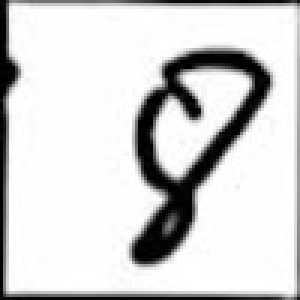
#> input picture tools/output/002f4c94-fc09-4f61-b642-b3d83840f974.jpg, 100 x 100 px (shown 3 times larger); its folder holds 4 pictures in this run
$ python Color_reversal.py
#> lines starting #> are read from the running program, lines starting #| are printed output that depends on the picture
'''
Author: wds-wsl_ubuntu22 wdsnpshy@163.com
Date: 2024-10-23 15:48:30
LastEditors: wds-wsl_ubuntu22 wdsnpshy@163.com
LastEditTime: 2024-10-23 15:53:25
FilePath: /Data_engineering/Split_digit/tools/Color_reversal.py
Description: 反转阈值和颜色，与minist数据集颜色一致
微信: 15310638214
邮箱：wdsnpshy@163.com
Copyright (c) 2024 by ${wds-wsl_ubuntu22}, All Rights Reserved.
'''
# 遍历文件夹下的图片，将图片颜色反转
import os
import cv2
import numpy as np
import tqdm

def color_reversal(input_dir, output_dir):
#> called with input_dir = 'output/', output_dir = 'output_reversal/'
    img_name = os.listdir(input_dir)
    total = len(img_name)
    print(f"共有{total}张图片需要处理")


    for img in tqdm.tqdm(img_name):
        img_path = os.path.join(input_dir, img)
        image = cv2.imread(img_path)
#> image is the input picture: shape (100, 100, 3); min 0, max 255, mean 211
        # 颜色反转
        image = 255 - image
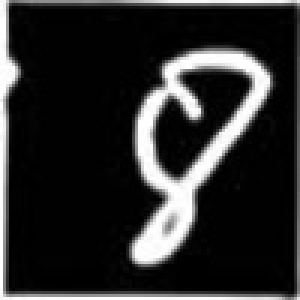
#> image: shape (100, 100, 3) (shown 3 times larger); min 0, max 255, mean 44
        # 保存图片
        cv2.imwrite(os.path.join(output_dir, img), image)
#> pass 2 of the loop in color_reversal, `for img in tqdm.tqdm(img_name):`:
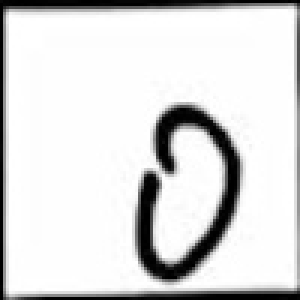
#> input picture tools/output/00510b9f-9be9-4cb2-8e9d-af6929755326.jpg, 100 x 100 px (shown 3 times larger)
#> in color_reversal, image is the input picture: shape (100, 100, 3); min 0, max 255, mean 218.3
#> in color_reversal, `image = 255 - image`:
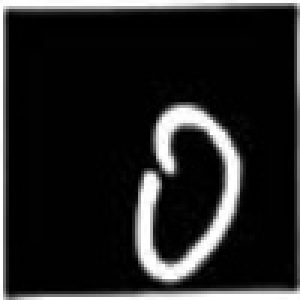
#> image: shape (100, 100, 3) (shown 3 times larger); min 0, max 255, mean 36.7
#> pass 3 of the loop in color_reversal, `for img in tqdm.tqdm(img_name):`:
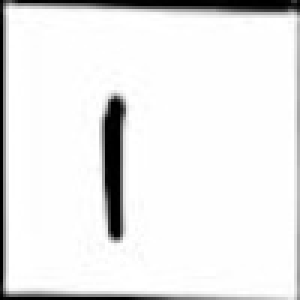
#> input picture tools/output/0a998ecc-eca0-4a10-98af-6cb82428d414.jpg, 100 x 100 px (shown 3 times larger)
#> in color_reversal, image is the input picture: shape (100, 100, 3); min 0, max 255, mean 232.3
#> in color_reversal, `image = 255 - image`:
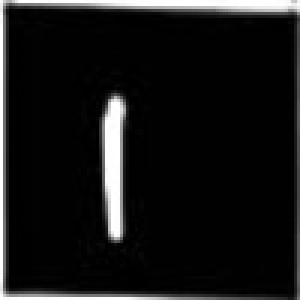
#> image: shape (100, 100, 3) (shown 3 times larger); min 0, max 255, mean 22.7
#> the loop made 4 passes; the first 3 are shown

if __name__ == "__main__":
    input_dir = 'output/'
    output_dir = 'output_reversal/'
    if not os.path.exists(output_dir):
        os.makedirs(output_dir)
    color_reversal(input_dir, output_dir)
    print("图片颜色反转完成！")
